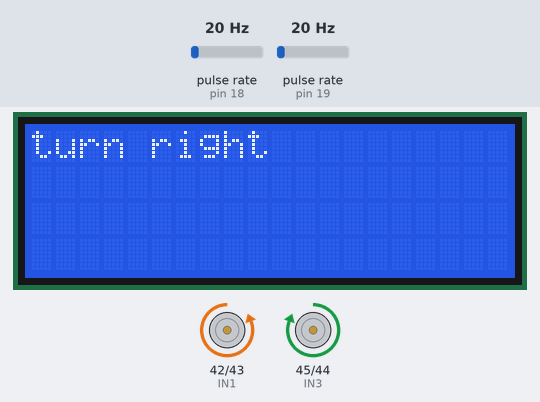
A sketch run on a simulated Arduino Mega 2560, built with avr-gcc and run on an emulated ATmega2560. Shown: 20×4 character LCD, motor-driver pin pairs drawn as motors (green arrow = first pin HIGH = forward, orange = second pin HIGH = backward, longer = more drive, scaled by the enable pin). Wiring (inferred from the names in the program): 2 × pulse sensor: data pin 18 / data pin 19. The inputs (shaded band) are chosen by the test bench; at power-on: pulse rate (sensors on pin 18, pin 19) 20 Hz.

Above: at 3.7 s.
3.8 s: pulse rate (sensor on pin 18) set to 57 Hz
6.8 s: pulse rate (sensor on pin 18) set to 62 Hz
At 7.7 s:
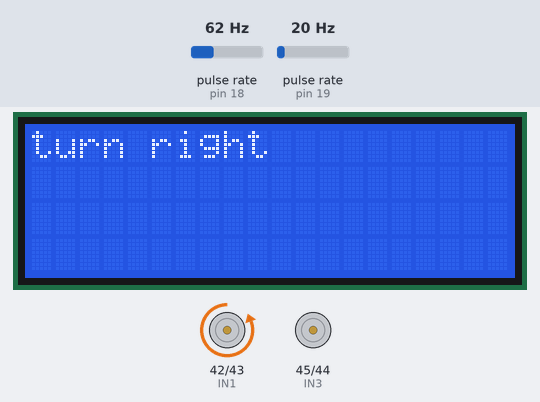
8.4 s: pulse rate (sensor on pin 19) set to 26 Hz
11.4 s: pulse rate (sensor on pin 19) set to 32 Hz
At 13.2 s:
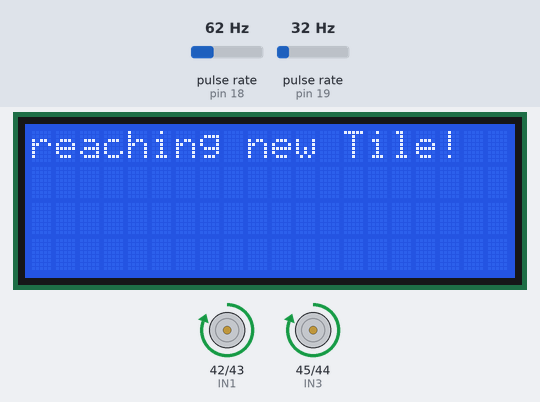
14.1 s: pulse rate (sensor on pin 18) set to 100 Hz
17.1 s: pulse rate (sensor on pin 18) set to 104 Hz
At 25.9 s:
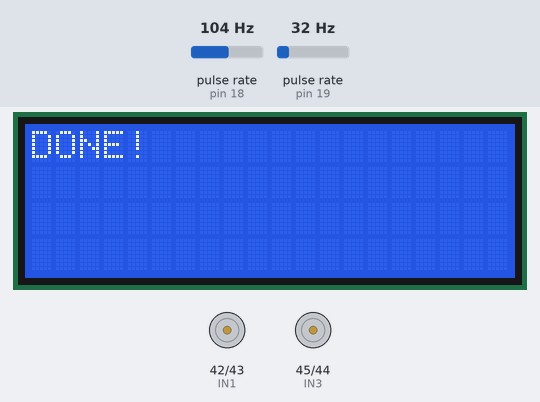
Timing chart, 0 to 27.6 s (numbered marks = the images above; inputs shaded):
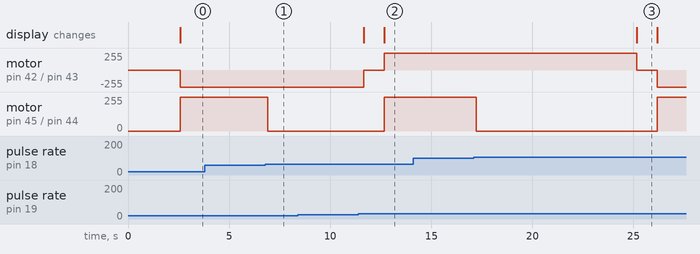

Measured:
- the behaviour switches between 59 and 60 Hz on pulse rate (sensor on pin 18) (found by bisection; images 0 and 1)
- the behaviour switches between 28 and 29 Hz on pulse rate (sensor on pin 19) (found by bisection; images 1 and 2)
- the behaviour switches between 103 and 104 Hz on pulse rate (sensor on pin 18) (found by bisection; images 2 and 3)
- after the input at 3.8 s, every drawn part: stays the same
- after the input at 8.4 s, every drawn part: stays the same
- after the input at 14.1 s, every drawn part: stays the same
- what the display in image 3 shows lasts 1.0 s, from 25.2 s to 26.2 s

The sketch:

EncoderSquare.ino
```cpp
// Dieser Code soll den Roboter immer ein Feld forwärts
// fahren lassen und dann um 90° nach rechts drehen
// Dies soll dazu dienen, die Encoder Werte besser fest-
// stellen zu können!

// geschrieben am 13.1.18

#include "Vars.h"
#include "Engine.h"

#include <LiquidCrystal_I2C.h>

volatile int encoderLeft = 0;
volatile int encoderRight = 0;

LiquidCrystal_I2C lcd(LCDAddress, LCDCols, LCDRows);


void setup() {
  lcd.init();
  lcd.backlight();
  lcd.print("Starting up");

  pinMode(ena, OUTPUT);
  pinMode(enb, OUTPUT);
  pinMode(IN1, OUTPUT);
  pinMode(IN2, OUTPUT);
  pinMode(IN3, OUTPUT);
  pinMode(IN4, OUTPUT);
  attachInterrupt(digitalPinToInterrupt(TACHO0), countL, CHANGE);
  attachInterrupt(digitalPinToInterrupt(TACHO1), countR, CHANGE);

  engineForward();
  delay(2500);
}

void loop() {
  turn(RIGHT);
  engineStop();
  lcd.clear();
  lcd.print("DONE!");
  delay(1000);
  moveTileForward();
  engineStop();
  lcd.clear();
  lcd.print("DONE!");
  delay(1000);
}


void resetEncoder() {
  encoderLeft = 0;
  encoderRight = 0;
}


void moveTileForward() {
  lcd.clear();
  lcd.print("reaching new Tile!");
  resetEncoder();
  while (encoderLeft < leftMoveGoal || encoderRight < rightMoveGoal) {
    if (encoderLeft < leftMoveGoal) {
      engineLeftForward();
      digitalWrite(ena, HIGHSPEED);
    } else {
      engineLeftStop();
    }
    if (encoderRight < rightMoveGoal) {
      engineRightForward();
      digitalWrite(enb, HIGHSPEED);
    }
    else {
      engineRightStop();
    }
  }
}


void turn(int dir) {
  lcd.clear();
  String s = "turn ";
  if (dir == RIGHT) {
    s += "right";
  } else {
    s += "left";
  }
  lcd.print(s);

  resetEncoder();
  if (dir == RIGHT) {
    while (encoderLeft < leftTurnGoal || encoderRight < rightTurnGoal) {

      if (encoderLeft < leftTurnGoal) {
        engineLeftForward();
        digitalWrite(enb, MIDDLESPEED);
      } else {
        engineLeftStop();
      }

      if (encoderRight < rightTurnGoal) {
        engineRightBackward();
        digitalWrite(ena, MIDDLESPEED);
      } else {
        engineRightStop();
      }
    }
  } else if (dir == LEFT) {
    while (encoderLeft < leftTurnGoal || encoderRight < rightTurnGoal) {

      if (encoderLeft < leftTurnGoal) {
        engineLeftBackward();
        digitalWrite(enb, MIDDLESPEED);
      } else {
        engineLeftStop();
      }

      if (encoderRight < rightTurnGoal) {
        engineRightForward();
        digitalWrite(ena, MIDDLESPEED);
      } else {
        engineRightStop();
      }
    }

    lcd.clear();
    lcd.print("DONE!");
    delay(1000);
  }
}

void countL() {
  encoderLeft++;
}

void countR() {
  encoderRight++;
}
```

Engine.cpp
```cpp
#include "Engine.h"

void engineForward() {
  engineLeftForward();
  engineRightForward();
}

void engineBackward() {
  engineLeftBackward();
  engineRightBackward();
}

void engineRightForward() {
  digitalWrite(IN1, HIGH);
  digitalWrite(IN2, LOW);
}

void engineLeftForward() {
  digitalWrite(IN3, HIGH);
  digitalWrite(IN4, LOW);
}

void engineRightBackward() {
  digitalWrite(IN1, LOW);
  digitalWrite(IN2, HIGH);
}

void engineLeftBackward() {
  digitalWrite(IN3, LOW);
  digitalWrite(IN4, HIGH);
}

void engineLeftStop(){
  digitalWrite(IN3, LOW);
  digitalWrite(IN4, LOW);
  digitalWrite(enb, OFF);
  }

void engineRightStop(){
  digitalWrite(IN1, LOW);
  digitalWrite(IN2, LOW);
  digitalWrite(ena, OFF);
  }

  void engineStop(){
    engineLeftStop();
    engineRightStop();
    }
```

Engine.h
```cpp
#include "Arduino.h"
#include "Vars.h"


extern void engineForward();
extern void engineBackward();
extern void engineLeftForward();
extern void engineRightForward();
extern void engineLeftBackward();
extern void engineRightBackward();
extern void engineLeftStop();
extern void engineRightStop();
extern void engineStop();
```

Util.cpp
```cpp
#include "Util.h"
```

Util.h
```cpp
#include "Arduino.h"
#include "Vars.h"
```

Vars.h
```cpp
#include "Arduino.h"
#define ena 9 //Rechter Motor
#define enb 8
#define IN1 42
#define IN2 43
#define IN3 45
#define IN4 44

#define TACHO0 18
#define TACHO1 19
#define TACHO2 2
#define TACHO3 3

//Address of the LCD
#define LCDAddress 0x20
#define LCDCols 20
#define LCDRows 4

#define LEFT 0
#define RIGHT 1

#define leftTurnGoal 405
#define rightTurnGoal 405

#define rightMoveGoal 800
#define leftMoveGoal 800

#define HIGHSPEED 255
#define MIDDLESPEED 170
#define LOWSPEED 80
#define OFF 0
```
